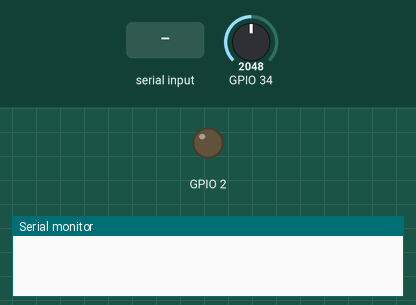
Simulated run of this sketch. Board: ESP32. Shown: output pins drawn as LEDs (lit = HIGH), the last lines printed to the serial monitor. Inputs (shaded band) come from the test bench; at power-on: GPIO 34 = 2048.

Above: at 1.2 s.
1.3 s: byte 30 received over Serial
At 1.7 s:
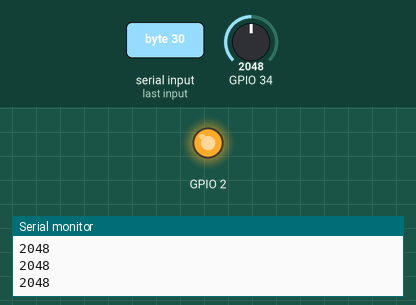
Timing chart, 0 to 4.3 s (numbered marks = the images above; inputs shaded):
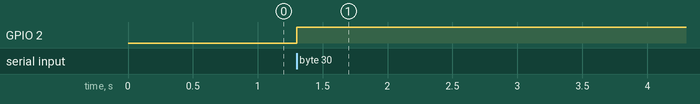

Measured:
- after the input at 1.3 s, GPIO 2: LOW → HIGH at once

The sketch:

pH_Meter.ino
```cpp
//states:
//1 = waiting for connection
//2 = spit out values
int state = 1;
int incomingByte = 0; // for incoming serial data

void setup() {
  Serial.begin(115200);
  pinMode(2,OUTPUT);
  digitalWrite(2, LOW);
}

void loop() {

  if (state == 1) {

    if (Serial.available() > 0) {
      // read the incoming byte:
      incomingByte = Serial.read();
      digitalWrite(2, HIGH);

      Serial.println("pH Meter");

      state = 2;
    }
  }

  if (state == 2) {
    digitalWrite(2, HIGH);
    int val = analogRead(34);
    Serial.println(val);
    delay(10);
  }
}
```
